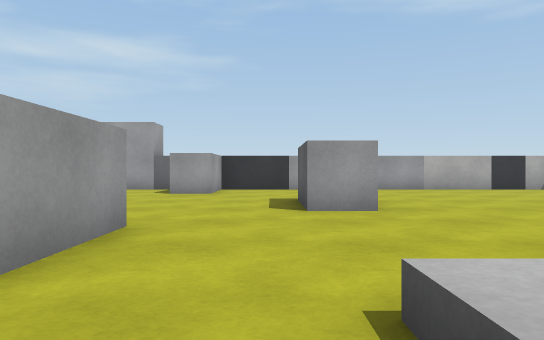
[1] (above)

19 first-person views from a walk through a Unity game level. The camera is 0.58 m above the floor, looks level and sees 70° across. The floor is counted in squares, 1 m on a side. Each view is taken from the middle of a square. On the plan, view 1 faces up. The plan holds only what a view shows up to about 10 squares ahead; the rest is blank. The place goes on beyond the plan. Surface patterns are stand-ins for the level's own textures.

[2]
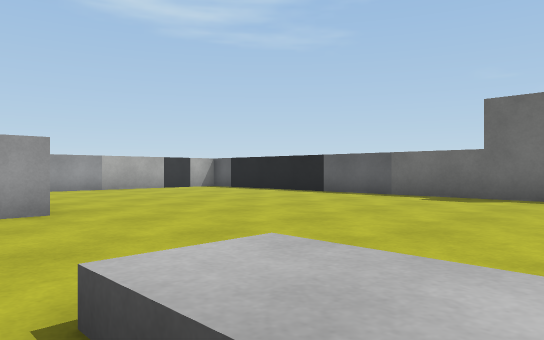

[3]
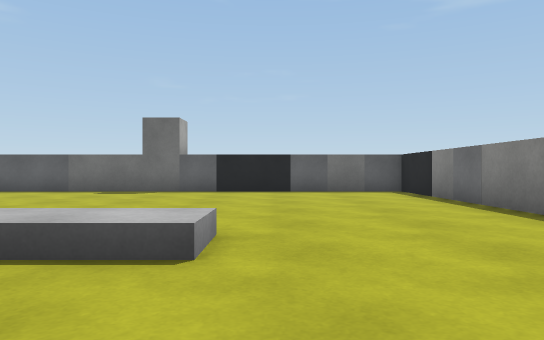

[4]
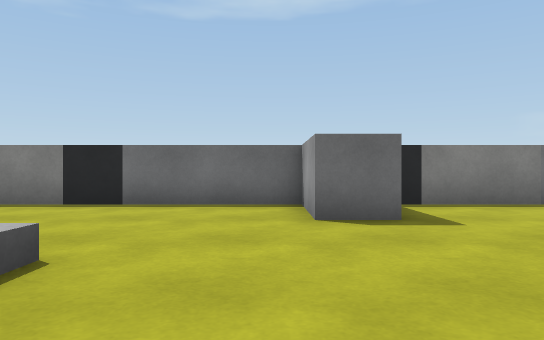

[5]
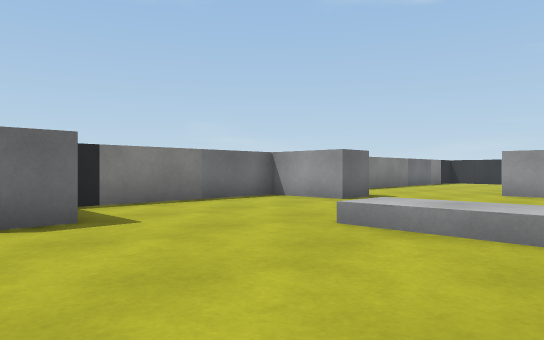

[6]
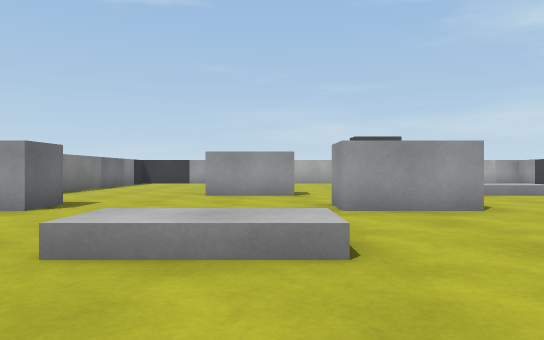

[7]
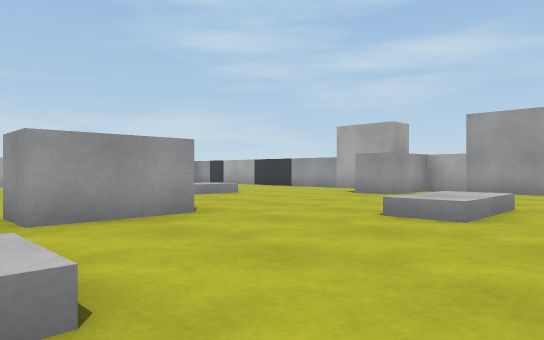

[8]
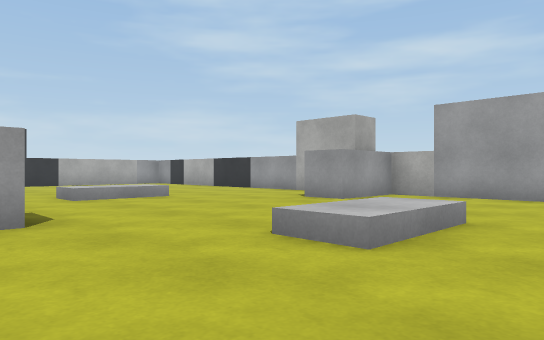

[9]
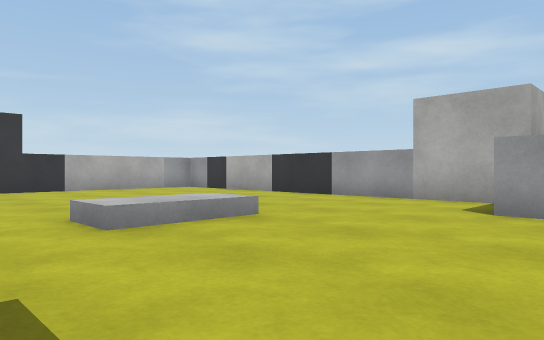

[10]
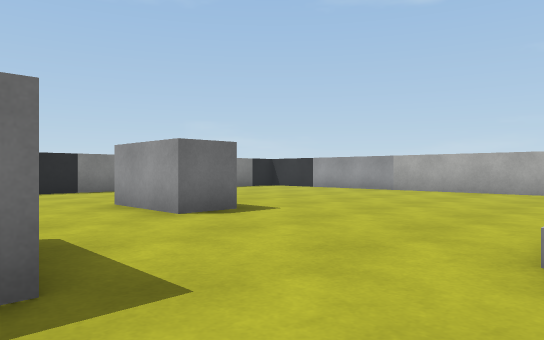

[11]
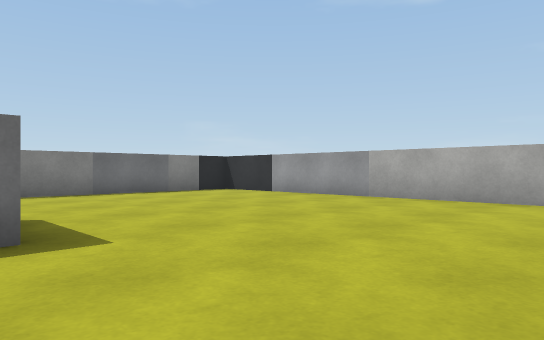

[12]
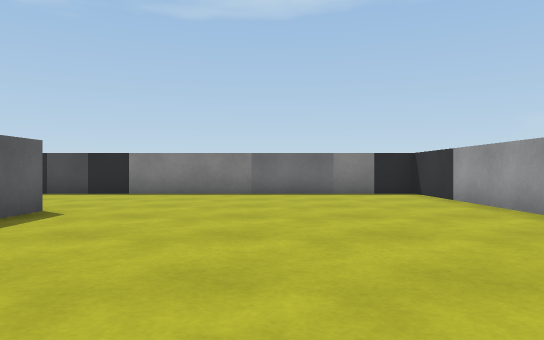

[13]
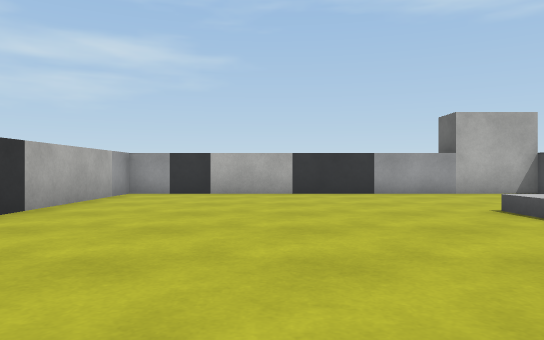

[14]
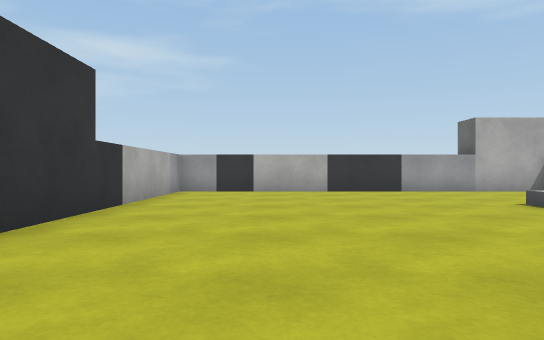

[15]
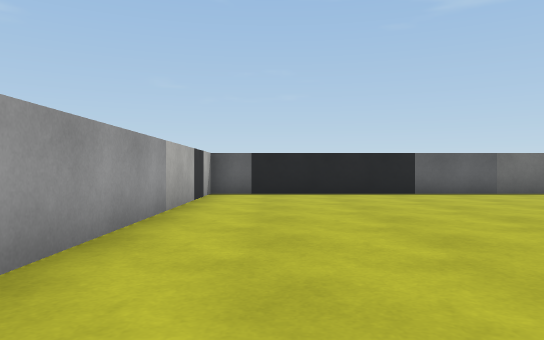

[16]
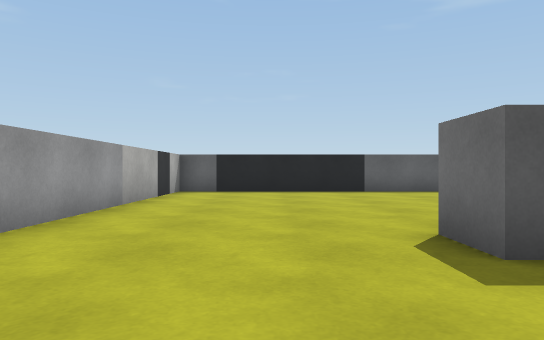

[17]
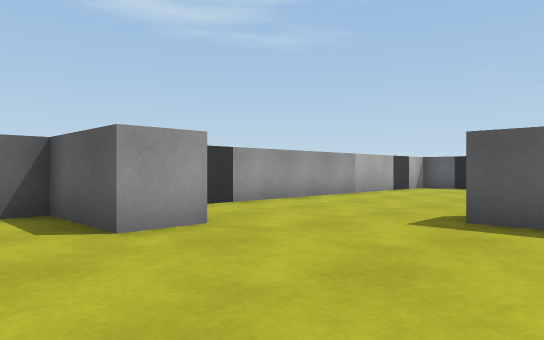

[18]
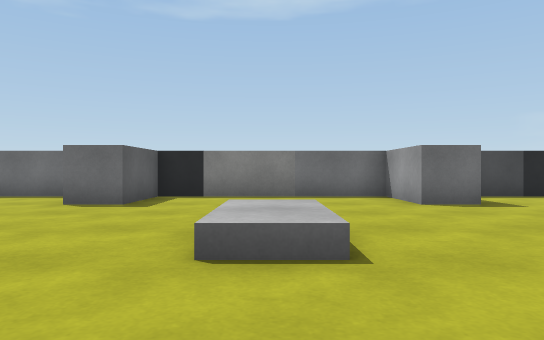

[19]
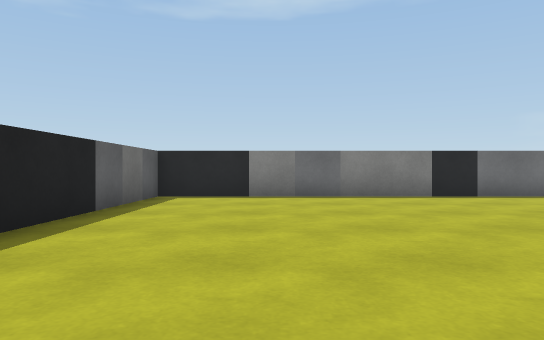

### Floor plan
Points are (right, up) in squares from view 1. A wall is a line through its corners. A room is listed if a view was taken in it or the views show most of it. See-through windows are left out.
Room 1 (views 1, 2, 3, 4, 5, 6, 7, 8, 9, 10, 11, 12, 13, 14, 15, 16, 17, 18, 19)
walls: (-7.5, 4) (-7.5, 2) (-8.5, 2); (-1.5, 3.9) (-1.5, 2.1); (1.5, 5.5) (0.5, 5.5) (0.5, 7.5) (1.5, 7.5); (-1.5, 10) (-1.5, 9.5) (-2.5, 9.5) (-2.5, 11.5) (-7.5, 11.5) (-7.5, 9.5) (-8.5, 9.5); (-11.8, 1.5) (-10.8, 1.5) (-10.8, -0.5); (-8.5, -2.5) (-7.5, -2.5) (-7.5, -4.5) (-2.5, -4.5) (-2.5, -2.5) (-1.5, -2.5) (-1.5, -4.5) (8.5, -4.5) (8.5, 11.5) (-0.1, 11.5); (-11.8, -0.5) (-11.8, 0.4); (-8.5, 11.5) (-18.5, 11.5) (-18.5, -4.5) (-9.4, -4.5)
low walls: (-5.5, 1.5) (-4.5, 1.5) (-4.5, -0.5); (-4.5, 7.6) (-4.5, 5.5) (-5.5, 5.5); (-10.8, 7.5) (-10.8, 5.5) (-11.8, 5.5); (-11.8, 6.6) (-11.8, 7.5); (1.5, -0.5) (0.5, -0.5) (0.5, 1.5)

Where each view was taken, in squares from view 1:
view 1: 0 up, 0 right, facing up
view 2: 0 up, 0 right, facing up-right
view 3: 1 down, 2 left, facing right
view 4: 2 up, 1 left, facing down
view 5: 2 up, 1 left, facing down-left
view 6: 1 up, 2 left, facing left
view 7: 1 up, 3 left, facing up-left
view 8: 3 up, 3 left, facing up-left
view 9: 4 up, 7 left, facing up-left
view 10: 6 up, 8 left, facing down-left
view 11: 5 up, 11 left, facing down-left
view 12: 5 up, 15 left, facing down
view 13: 2 up, 15 left, facing up
view 14: 1 up, 16 left, facing up
view 15: 10 up, 1 left, facing right
view 16: 9 up, 2 left, facing right
view 17: 6 up, 4 left, facing up-right
view 18: 4 up, 5 left, facing down
view 19: 4 up, 6 right, facing down
